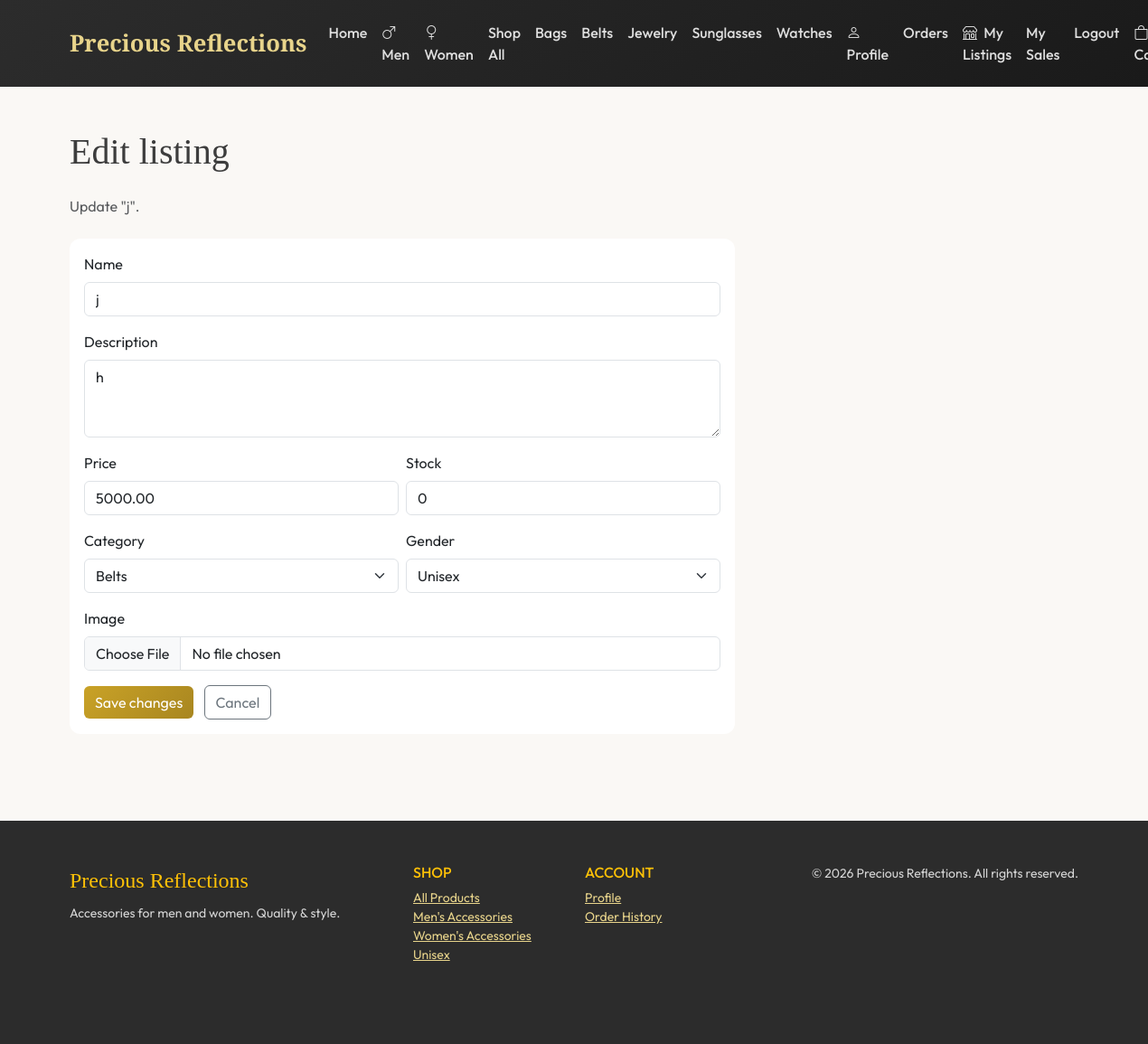
Page /my-listings/15/edit/ (signed in) on the committed database.
### store/models.py (models this page shows, shortened)
class Category(models.Model):
    name = models.CharField(max_length=100)
    slug = models.SlugField(unique=True, max_length=100)
    description = models.TextField(blank=True)
    image = models.ImageField(upload_to='categories/', blank=True, null=True)
    created_at = models.DateTimeField(auto_now_add=True)
    class Meta:
        verbose_name_plural = 'Categories'
        ordering = ['name']
    def __str__(self):
        return self.name

class Product(models.Model):
    name = models.CharField(max_length=200)
    slug = models.SlugField(unique=True, max_length=200)
    description = models.TextField()
    price = models.DecimalField(max_digits=10, decimal_places=2, validators=[MinValueValidator(0)])
    stock = models.PositiveIntegerField(default=0)
    category = models.ForeignKey(Category, on_delete=models.CASCADE, related_name='products')
    gender = models.CharField(max_length=1, choices=GENDER_CHOICES, default='U')
    image = models.ImageField(upload_to='products/', blank=True, null=True)
    seller = models.ForeignKey(settings.AUTH_USER_MODEL, on_delete=models.CASCADE, related_name='products_for_sale', null=True, blank=True)  # null = official/admin
    created_at = models.DateTimeField(auto_now_add=True)
    updated_at = models.DateTimeField(auto_now=True)
    is_active = models.BooleanField(default=True)
    class Meta:
        ordering = ['-created_at']

### store/views.py (the view)
# urls.py: path('my-listings/<int:pk>/edit/', views.edit_listing, name='edit_listing'),
@login_required
def edit_listing(request, pk):
    product = get_object_or_404(Product, pk=pk)
    if product.seller != request.user and not request.user.is_staff:
        messages.error(request, 'You cannot edit this listing.')
        return redirect('store:my_listings')
    if request.method == 'POST':
        form = ProductForm(request.POST, request.FILES, instance=product)
        if form.is_valid():
            form.save()
            messages.success(request, 'Listing updated.')
            return redirect('store:my_listings')
    else:
        form = ProductForm(instance=product)
    return render(request, 'store/seller/edit_listing.html', {'form': form, 'product': product})

### store/forms.py
class ProductForm(forms.ModelForm):
    class Meta:
        model = Product
        fields = ['name', 'description', 'price', 'stock', 'category', 'gender', 'image']
        widgets = {
            'name': forms.TextInput(attrs={'class': 'form-control', 'placeholder': 'Product name'}),
            'description': forms.Textarea(attrs={'class': 'form-control', 'rows': 3, 'placeholder': 'Description'}),
            'price': forms.NumberInput(attrs={'class': 'form-control', 'step': '0.01', 'min': '0'}),
            'stock': forms.NumberInput(attrs={'class': 'form-control', 'min': '0'}),
            'category': forms.Select(attrs={'class': 'form-select'}),
            'gender': forms.Select(attrs={'class': 'form-select'}),
            'image': forms.FileInput(attrs={'class': 'form-control'}),
        }

### store/context_processors.py (called while the page is built)
def cart_count(request):
    count = 0
    if request.session.get('cart'):
        for item in request.session['cart'].values():
            count += item.get('quantity', 0)
    return {'cart_count': count}

def categories_nav(request):
    from .models import Category
    categories = Category.objects.all()[:10]
    return {'nav_categories': categories}

### templates/store/seller/edit_listing.html (shortened to what this page needs)
{% extends 'base.html' %}
{% load static %}
{% block content %}
<div class="container py-4">
  <h1 class="font-serif mb-4">Edit listing</h1>
  <p class="text-muted mb-4">Update "{{ product.name }}".</p>
  <div class="row">
    <div class="col-lg-8">
      <div class="card">
        <div class="card-body">
          <form method="post" enctype="multipart/form-data">
            <div class="mb-3">
              <label class="form-label">{{ form.name.label }}</label>
              {{ form.name }}
            </div>
            <div class="mb-3">
              <label class="form-label">{{ form.description.label }}</label>
              {{ form.description }}
            </div>
            <div class="row g-2">
              <div class="col-md-6 mb-3">
                <label class="form-label">{{ form.price.label }}</label>
                {{ form.price }}
              </div>
              <div class="col-md-6 mb-3">
                <label class="form-label">{{ form.stock.label }}</label>
                {{ form.stock }}
              </div>
            </div>
            <div class="row g-2">
              <div class="col-md-6 mb-3">
                <label class="form-label">{{ form.category.label }}</label>
                {{ form.category }}
              </div>
              <div class="col-md-6 mb-3">
                <label class="form-label">{{ form.gender.label }}</label>
                {{ form.gender }}
              </div>
            </div>
            <div class="mb-3">
              <label class="form-label">{{ form.image.label }}</label>
              {{ form.image }}
            </div>
            <button type="submit" class="btn btn-gold">Save changes</button>
            <a href="{% url 'store:my_listings' %}" class="btn btn-outline-secondary ms-2">Cancel</a>
          </form>
        </div>
      </div>
    </div>
  </div>
</div>
{% endblock %}

### templates/base.html (shortened to what this page needs)
{% load static %}
<!DOCTYPE html>
<html lang="en">
<head>
  <link href="https://cdn.jsdelivr.net/npm/bootstrap@5.3.2/dist/css/bootstrap.min.css" rel="stylesheet">
  <link rel="stylesheet" href="https://cdn.jsdelivr.net/npm/bootstrap-icons@1.11.1/font/bootstrap-icons.css">
</head>
<body>
  <nav class="navbar navbar-expand-lg navbar-dark py-3">
    <div class="container">
      <a class="navbar-brand" href="{% url 'store:home' %}">Precious Reflections</a>
      <div class="collapse navbar-collapse" id="nav">
        <ul class="navbar-nav me-auto">
          <li class="nav-item"><a class="nav-link" href="{% url 'store:home' %}">Home</a></li>
          <li class="nav-item"><a class="nav-link" href="{% url 'store:shop_men' %}"><i class="bi bi-gender-male me-1"></i> Men</a></li>
          <li class="nav-item"><a class="nav-link" href="{% url 'store:shop_women' %}"><i class="bi bi-gender-female me-1"></i> Women</a></li>
          <li class="nav-item"><a class="nav-link" href="{% url 'store:shop' %}">Shop All</a></li>
          {% for cat in nav_categories %}
          <li class="nav-item"><a class="nav-link" href="{% url 'store:shop' %}?category={{ cat.slug }}">{{ cat.name }}</a></li>
          {% endfor %}
        </ul>
        <ul class="navbar-nav">
          {% if user.is_authenticated %}
            <li class="nav-item"><a class="nav-link" href="{% url 'accounts:profile' %}"><i class="bi bi-person"></i> Profile</a></li>
            <li class="nav-item"><a class="nav-link" href="{% url 'accounts:order_history' %}">Orders</a></li>
            <li class="nav-item"><a class="nav-link" href="{% url 'store:my_listings' %}"><i class="bi bi-shop me-1"></i> My Listings</a></li>
            <li class="nav-item"><a class="nav-link" href="{% url 'store:my_sales' %}">My Sales</a></li>
            <li class="nav-item"><a class="nav-link" href="{% url 'accounts:logout' %}">Logout</a></li>
          {% else %}
            <li class="nav-item"><a class="nav-link" href="{% url 'accounts:login' %}">Login</a></li>
            <li class="nav-item"><a class="nav-link" href="{% url 'accounts:register' %}">Register</a></li>
          {% endif %}
          <li class="nav-item">
            <a class="nav-link position-relative" href="{% url 'store:cart' %}" {% if not user.is_authenticated %}title="Log in to add to cart and buy"{% endif %}>
              <i class="bi bi-bag"></i> Cart
            </a>
          </li>
        </ul>
      </div>
    </div>
  </nav>
  <main class="py-4">
    {% block content %}{% endblock %}
  </main>
  <footer class="py-5 mt-5">
    <div class="container">
      <div class="row">
        <div class="col-md-4 mb-4">
          <span class="font-serif fs-4 text-warning">Precious Reflections</span>
          <p class="mt-2 small">Accessories for men and women. Quality & style.</p>
        </div>
        <div class="col-md-2 mb-4">
          <h6 class="text-uppercase text-warning">Shop</h6>
          <ul class="list-unstyled small">
            <li><a href="{% url 'store:shop' %}">All Products</a></li>
            <li><a href="{% url 'store:shop_men' %}">Men's Accessories</a></li>
            <li><a href="{% url 'store:shop_women' %}">Women's Accessories</a></li>
            <li><a href="{% url 'store:shop' %}?gender=U">Unisex</a></li>
          </ul>
        </div>
        <div class="col-md-2 mb-4">
          <h6 class="text-uppercase text-warning">Account</h6>
          <ul class="list-unstyled small">
            {% if user.is_authenticated %}
            <li><a href="{% url 'accounts:profile' %}">Profile</a></li>
            <li><a href="{% url 'accounts:order_history' %}">Order History</a></li>
            {% else %}
            <li><a href="{% url 'accounts:login' %}">Login</a></li>
            <li><a href="{% url 'accounts:register' %}">Register</a></li>
            {% endif %}
          </ul>
        </div>
        <div class="col-md-4 mb-4 text-md-end small">
          &copy; {% now "Y" %} Precious Reflections. All rights reserved.
        </div>
      </div>
    </div>
  </footer>
</body>
</html>

### templates/base.html (style rules this page uses)
:root { --gold: #c9a227; --gold-light: #e8d48b; --charcoal: #2c2c2c; --cream: #faf8f5; --text: #3d3d3d; }
body { font-family: 'Outfit', sans-serif; background: var(--cream); color: var(--text); }
.font-serif { font-family: 'Cormorant Garamond', serif; }
.navbar { background: linear-gradient(135deg, var(--charcoal) 0%, #1a1a1a 100%) !important; }
.navbar-brand { font-family: 'Cormorant Garamond', serif; font-size: 1.6rem; font-weight: 600; color: var(--gold-light) !important; }
.nav-link { color: rgba(255,255,255,.85) !important; font-weight: 500; }
.btn-gold { background: linear-gradient(135deg, var(--gold), #a88620); color: #fff; border: none; }
.card { border: none; border-radius: 12px; overflow: hidden; transition: transform .2s, box-shadow .2s; }
footer { background: var(--charcoal); color: rgba(255,255,255,.8); }
footer a { color: var(--gold-light); }

### rows in the picture
Category: name "Bags"
Category: name "Belts"
Category: name "Jewelry"
Category: name "Sunglasses"
Category: name "Watches"
Product: name "j", description "h", price "5000.00", stock "0", category "Belts", gender "Unisex"
